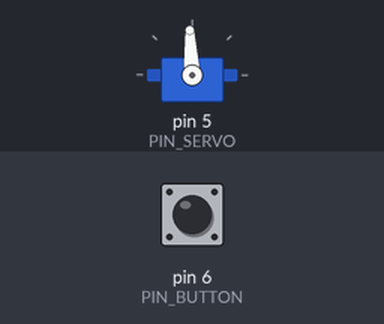
Bench run of a sketch on a simulated Arduino Uno, built with avr-gcc and run on an emulated ATmega328P. Parts: servo. The inputs (shaded band) are chosen by the test bench; at power-on: pin 6 (PIN_BUTTON) HIGH.

Above: at 1.2 s.
1.3 s: pin 6 (PIN_BUTTON) pulled LOW for 0.15 s
At 2.5 s:
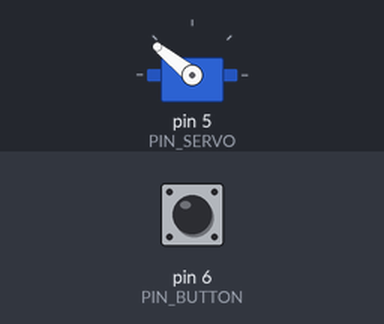
2.9 s: pin 6 (PIN_BUTTON) pulled LOW for 1 s
At 3.8 s:
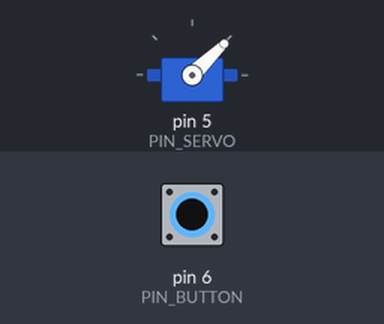
5.4 s: pin 6 (PIN_BUTTON) pulled LOW for 3.2 s
At 5.7 s:
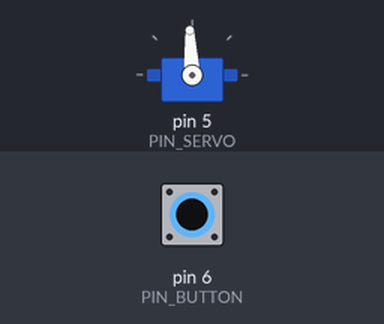
Timing chart, 0 to 8.4 s (numbered marks = the images above; inputs shaded):
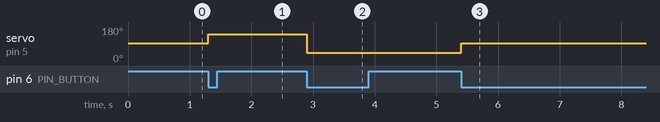

The sketch:

servo_tester.ino
```cpp
#include <Servo.h>

Servo servo;

const int PIN_BUTTON = 6;
const int PIN_SERVO = 5;

int pos = 1500;

int prevButtonState = HIGH;
int currentButtonState = HIGH;

void setup() {
    servo.attach(PIN_SERVO);
    servo.writeMicroseconds(pos);
    pinMode(PIN_BUTTON, INPUT_PULLUP);
}

void loop() {

  currentButtonState = digitalRead(PIN_BUTTON);

  if (currentButtonState == LOW && prevButtonState == HIGH) {
    pos = pos + 500;

    if (pos > 2000) {
       pos = 1000;
    }

    servo.writeMicroseconds(pos);
  }

  prevButtonState = currentButtonState;

  delay(100);
}
```

Measured:
- after the input at 1.3 s, servo on pin 5 (PIN_SERVO): 93° → 141° at once
- after the input at 2.9 s, servo on pin 5 (PIN_SERVO): 141° → 44° at once
- after the input at 5.4 s, servo on pin 5 (PIN_SERVO): 44° → 93° at once
